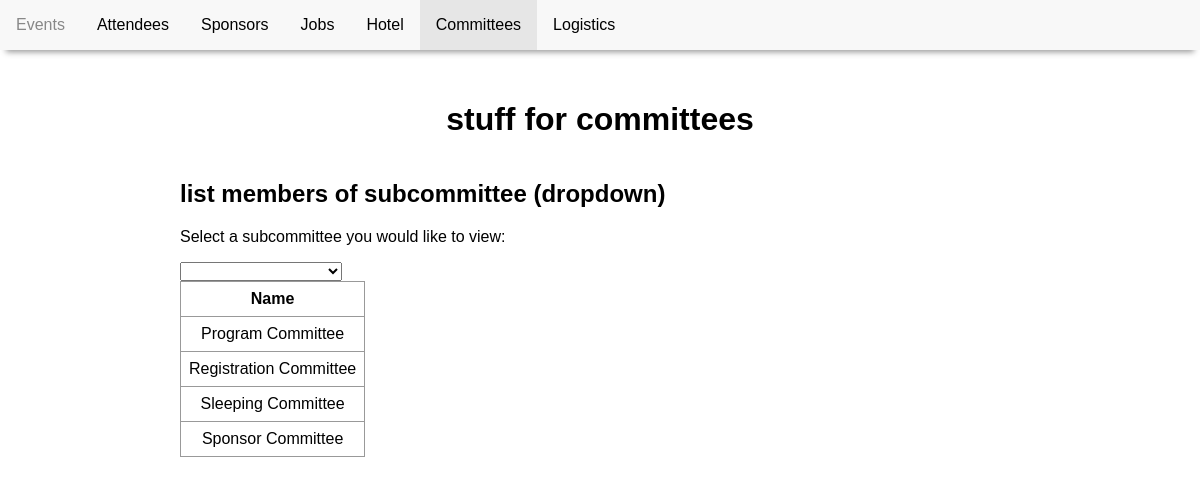
The app's page /committees.php with its own data.
### tables this page shows
CREATE TABLE Subcommittee(
    subcommitteeName varchar(30) NOT NULL,
    PRIMARY KEY (subcommitteeName)
);

### committees.php (the view, shortened to what this page needs)
<!DOCTYPE html>
<html>
  <head>
    <link href="conference.css" type="text/css" rel="stylesheet" />
  </head>
  <body>
    <nav>
      <ul class="navbar">
        <li><a href="index.php">Events</a></li>
        <li><a href="attendees.php">Attendees</a></li>
        <li><a href="sponsors.php">Sponsors</a></li>
        <li><a href="jobs.php">Jobs</a></li>
        <li><a href="hotel.php">Hotel</a></li>
        <li><a class="active" href="committees.php">Committees</a></li>
        <li><a href="logistics.php">Logistics</a></li>
      </ul>
    </nav>
    <header>
      <h1>stuff for committees</h1>
      </header>
    <div class="main">
       <?php include 'pdo.php'; ?>
      <div id="committeepage">
        <h2>list members of subcommittee (dropdown)</h2>
        <div id="roomselection">
          <p>Select a subcommittee you would like to view:</p>
          <?php
            $query = 'SELECT subcommitteename FROM Subcommittee;';
            $stmt = $pdo->prepare($query);
            $stmt->execute();
            echo "<select name=\"subcommitteename\" onChange=\"displayCommittee(this)\">";
            echo "<option value=''></option>";
            while ($name = $stmt->fetch()){
              $subcommitteename = $name["subcommitteename"];
              echo "<option value=\"$subcommitteename\">$subcommitteename</option>";
            }
            echo "</select><br>";
          ?>
        </div>
      </div>
      <?php
        $query = 'SELECT subcommitteeName from Subcommittee';
        $stmt = $pdo->prepare($query);
        $stmt->execute();
        echo "<table>";
        echo "<tr><th>Name</th></tr>";
        while ($name = $stmt->fetch()) {
          $name = $name["subcommitteeName"];
          echo "<tr><td>$name</td></tr>";
        }
        echo "</table>";
      ?>
    </div>
  </body>
</html>

### conference.css (style rules this page uses)
html { margin: 0; padding: 0; height: 100%; width: 100%; }
body { font-family: sans-serif; height: 100%; width: 100%; margin: 0; padding: 0; display: grid; grid-template-columns: 15% 35% 35% 15%; grid-template-rows: 10% 10% auto 10%; grid-template-areas: "navbar navbar navbar navbar" ". header header ." ". main main ." "footer footer footer footer"; }
nav { grid-area: navbar; position: fixed; width:100%; z-index: 999; box-shadow: 0 8px 6px -6px rgb(151, 151, 151); }
nav ul { list-style-type: none; margin: 0; padding: 0; overflow: hidden; background-color: rgb(248, 248, 248); }
nav ul li { float: left; }
nav ul li a { display: block; padding: 16px; color: black; text-decoration: none; }
nav ul li a.active { background-color: rgb(230, 230, 230); color: black; }
header { grid-area: header; text-align: center; }
.main { grid-area: main; }
table { border-collapse: collapse; }
td,th { border: 1px solid #999; padding: 0.5rem; text-align: center; }

### records on screen
subcommittee: subcommitteeName "Program Committee"
subcommittee: subcommitteeName "Registration Committee"
subcommittee: subcommitteeName "Sleeping Committee"
subcommittee: subcommitteeName "Sponsor Committee"
